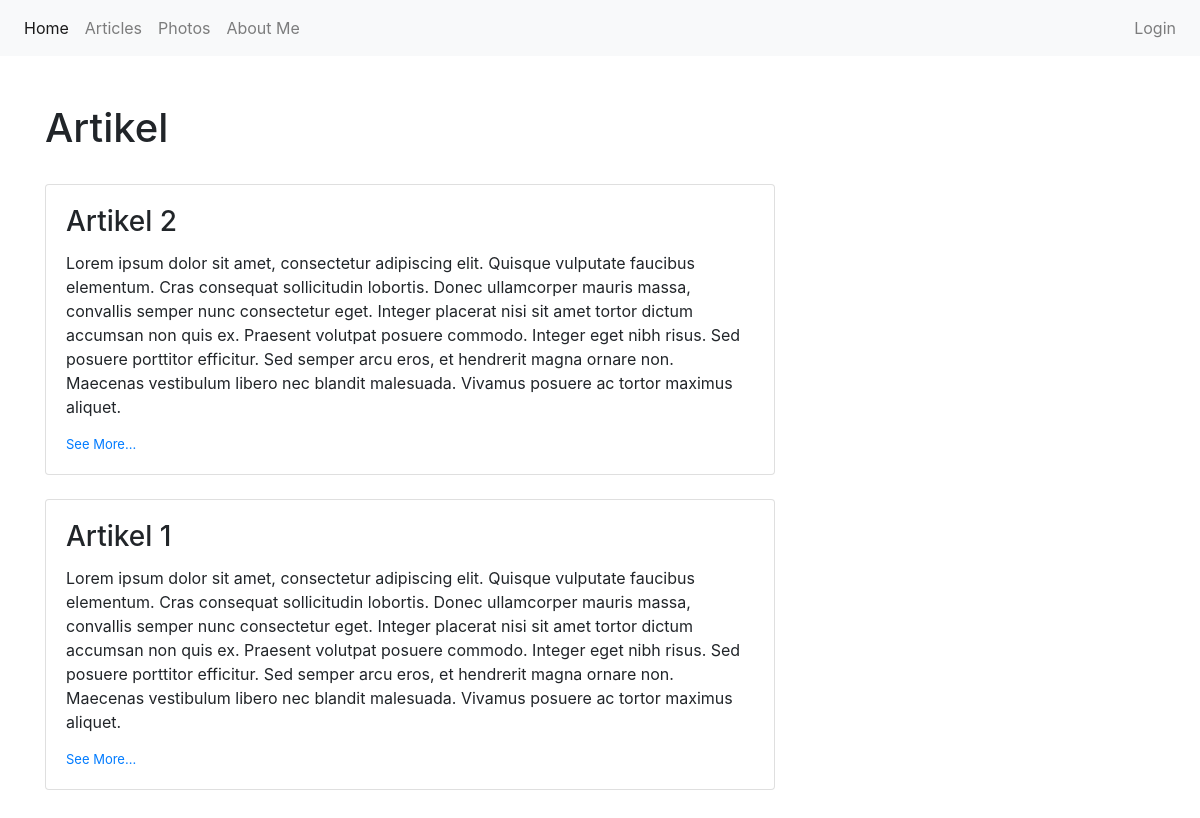
The app's page /articles.php with its own data.
### tables this page shows
CREATE TABLE `artikel` (
  `artikelid` int(255) NOT NULL,
  `judul_artikel` text NOT NULL,
  `isi_artikel` text NOT NULL
);

### articles.php (the view, shortened to what this page needs)
<?php
include 'header.php';
$conn = connect();
$query = mysqli_query($conn, "SELECT * FROM artikel ORDER BY artikelid DESC");
?>
<!DOCTYPE html>
<html>
<head>
</head>
<body>
	<div class="container mt-5 mb-5">
		<h1>Artikel</h1>
		<div class="row">
			<div class="col-lg-8 col-md-12">
				<?php while ($data = mysqli_fetch_array($query)) { ?>
					<div class="card mt-4">
						<div class="card-body">
							<h3 class="card-title"><?php echo $data['judul_artikel']; ?>
							</h3>
							<p class="card-text"><?php echo $data['isi_artikel'] ?></p>
							<a href="detailarticle.php?id=<?php echo $data['artikelid']; ?>" class="card-link" style="font-size: small;">See More...</a>
						</div>
					</div>
				<?php } ?>
			</div>
		</div>
	</div>
</body>
</html>

### header.php (shortened to what this page needs)
<link rel="stylesheet" type="text/css" href="css/bootstrap.css">
<nav class="navbar navbar-expand-lg navbar-light bg-light">
	<div class="collapse navbar-collapse" id="navbarTogglerDemo03">
		<ul class="navbar-nav mr-auto mt-2 mt-lg-0">
			<li class="nav-item active">
				<a class="nav-link" href="index.php">Home <span class="sr-only">(current)</span></a>
			</li>
			<li class="nav-item">
				<a class="nav-link" href="articles.php">Articles</a>
			</li>
			<li class="nav-item">
				<a class="nav-link" href="photos.php">Photos</a>
			</li>
			<li class="nav-item">
				<a class="nav-link" href="aboutme.php">About Me</a>
			</li>
		</ul>
		<ul class="navbar-nav">
			<li class="nav-itme">
				<?php
				if (isset($_SESSION['login'])) {
					echo '<a class="nav-link" href="logout.php">Logout</a>';
				}else{
					echo '<a class="nav-link" href="login.php">Login</a>';
				}
				?>
			</li>
		</ul>
	</div>
</nav>

### records on screen
artikel: judul_artikel "Artikel 2", isi_artikel "Lorem ipsum dolor sit amet, consectetur adipiscing elit. Quisque vulputate faucibus elementum. Cras consequat sollicitudin lobortis. Donec ullamcorper mauris massa, convallis semper nunc consectetur eget. Integer placerat nisi sit amet tortor dictum accumsan non quis ex. Praesent volutpat posuere commodo. Integer eget nibh risus. Sed posuere porttitor efficitur. Sed semper arcu eros, et hendrerit magna ornare non. Maecenas vestibulum libero nec blandit malesuada. Vivamus posuere ac tortor maximus aliquet."
artikel: judul_artikel "Artikel 1", isi_artikel "Lorem ipsum dolor sit amet, consectetur adipiscing elit. Quisque vulputate faucibus elementum. Cras consequat sollicitudin lobortis. Donec ullamcorper mauris massa, convallis semper nunc consectetur eget. Integer placerat nisi sit amet tortor dictum accumsan non quis ex. Praesent volutpat posuere commodo. Integer eget nibh risus. Sed posuere porttitor efficitur. Sed semper arcu eros, et hendrerit magna ornare non. Maecenas vestibulum libero nec blandit malesuada. Vivamus posuere ac tortor maximus aliquet."
